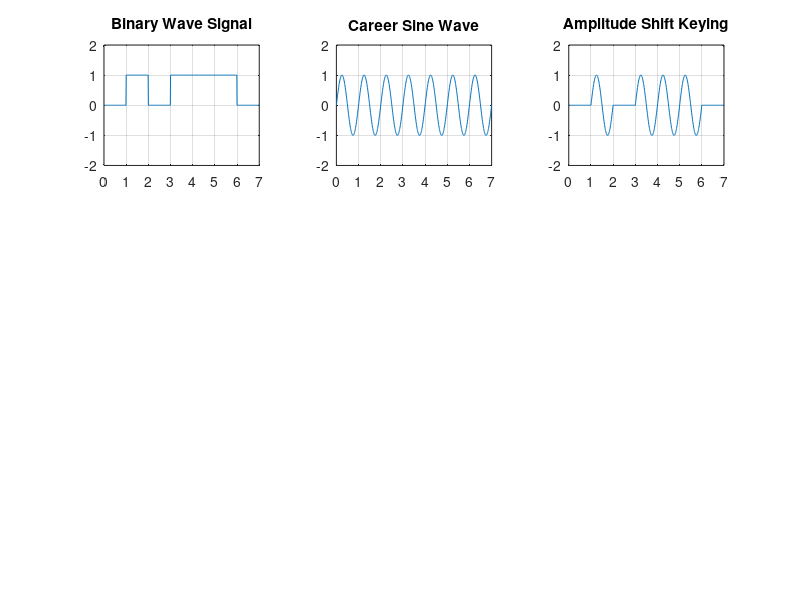

The MATLAB source for this figure:
%AMPLITUDE SHIFT KEYING
b=[0 1 0 1 1 1 0];
n=length(b);
t=0:.01:n; %০ থেকে n পর্যন্ত ০.০১ ইন্টারভালে মান তৈরি করে।

for i =1:n
bw(i*100:(i+1)*100)=b(i); %প্রতিটি বিটকে ১০০টি স্যাম্পলে রূপান্তর করে প্রসারিত করে।
                          %যদি b(i)=1, তখন bw তে ১০০টি ১ বসানো হবে।
                          %যদি b(i)=0, তখন ১০০টি ০ বসানো হবে।
end
bw=bw(100:end); %বাইনারি সিগনালের শুরুতে অপ্রয়োজনীয় ১০০টি মান বাদ দেয়।

sint=sin(2*pi*t); %একটি সাইন ওয়েভ তৈরি করে। Known as Carrier Signal
st=bw.*sint; % বাইনারি সিগনালকে সাইন ওয়েভের সাথে গুণ করে।
             % bw=1 → সাইন ওয়েভ পাবে।

%subplot(m, n, p) এর মানে:
%m = কত লাইন হবে।
%n = কত কলাম হবে।
%p = কোন ঘরে প্লট করবে (বাম থেকে ডানে, উপর থেকে নিচে)।

subplot(3,3,1); %৩x৩ গ্রিডের ১ নম্বর ঘরে প্লট বসায়।
plot(t,bw) %বাইনারি সিগনাল বনাম সময় প্লট (figure)করে।
grid on; %গ্রিড লাইন যোগ করে (পড়তে সহজ হয়)।
axis([0 n -2 2]) %x-axis: ০ থেকে n পর্যন্ত। y-axis: -২ থেকে +২ পর্যন্ত।
title("Binary Wave Signal");

subplot(3,3,2) %৩x৩ গ্রিডের 2 নম্বর ঘরে প্লট বসায়।
plot(t,sint) %সাইন ওয়েভ (ক্যারিয়ার) প্লট।
grid on;
axis([0 n -2 2])
title("Career Sine Wave")

subplot(3,3,3)
plot(t,st) %৩ নম্বর ঘরে মডুলেটেড (ASK) সিগনাল প্লট করে।
grid on;
axis([0 n -2 2])
title("Amplitude Shift Keying")

